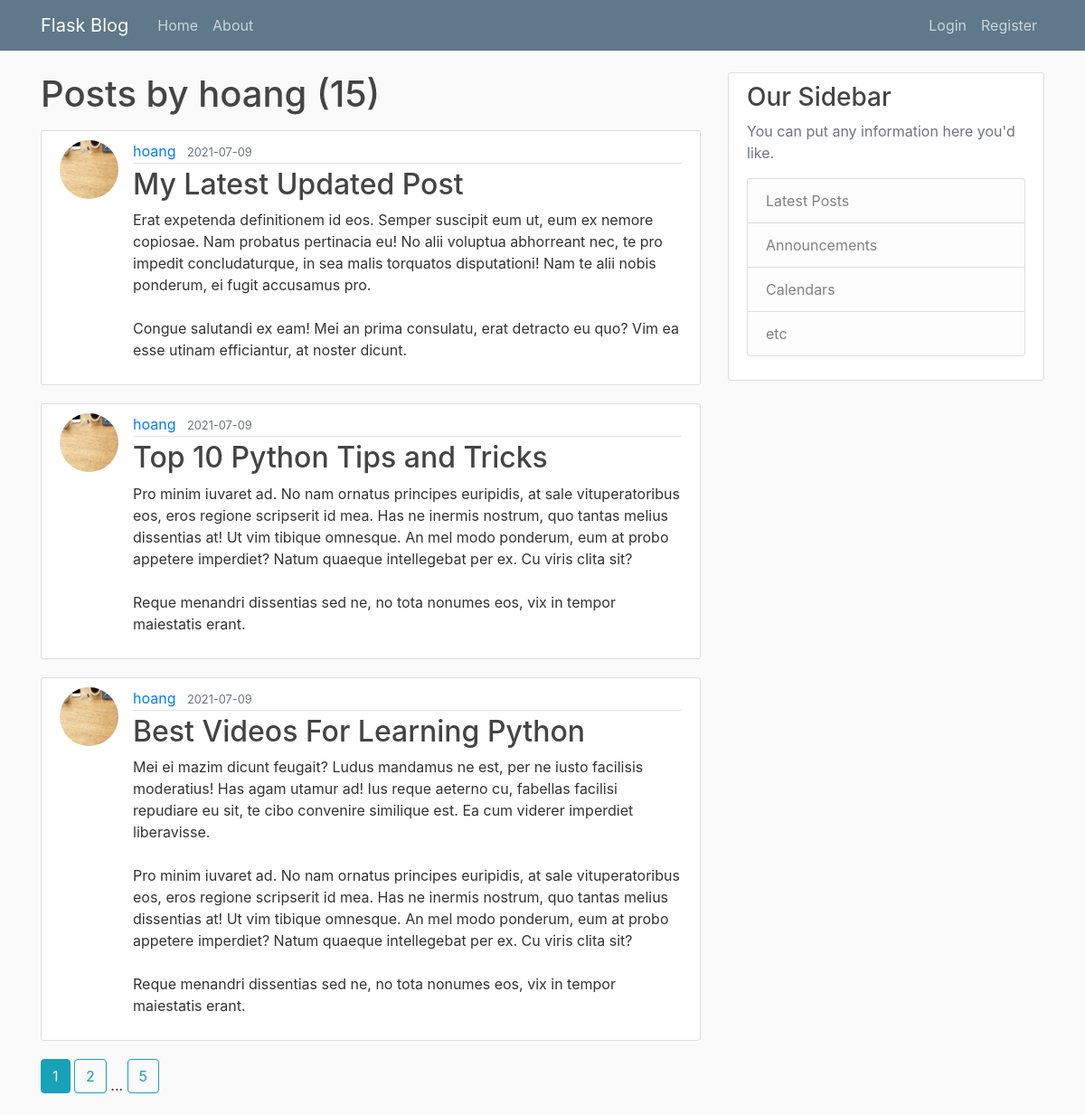
The page /user/hoang on the database its author committed.
### flaskblog/models.py (models this page shows, shortened)
class User(db.Model, UserMixin):
    id = db.Column(db.Integer, primary_key=True)
    username = db.Column(db.String(20), unique=True, nullable=False)
    email = db.Column(db.String(120), unique=True, nullable=False)
    image_file = db.Column(db.String(20), nullable=False, default='default.jpg')
    password = db.Column(db.String(60), nullable=False)
    posts = db.relationship('Post', backref='author', lazy=True)

class Post(db.Model):
    id = db.Column(db.Integer, primary_key=True)
    title = db.Column(db.String(100), nullable=True)
    date_posted = db.Column(db.DateTime, nullable=False, default=datetime.utcnow)
    content = db.Column(db.Text, nullable=False)
    user_id = db.Column(db.Integer, db.ForeignKey('user.id'), nullable=False)

### flaskblog/users/routes.py (the view)
@users.route('/user/<string:username>')
def user_post(username):
    page = request.args.get('page', 1, type=int)
    user = User.query.filter_by(username=username).first_or_404()
    posts = Post.query\
        .filter_by(author=user)\
        .order_by(Post.date_posted.desc())\
        .paginate(per_page=3, page=page)
    return render_template("user_posts.html", posts=posts, user=user)

### flaskblog/templates/user_posts.html
{% extends "layout.html" %}
{% block content %}
    <h1 class="mb-3">Posts by {{ user.username }} ({{ posts.total }})</h1>
    {% for post in posts.items %}
        <article class="media content-section">
            <img class="rounded-circle article-img"
                 src="{{ url_for('static', filename='profile_pics/' + post.author.image_file) }}">
            <div class="media-body">
                <div class="article-metadata">
                    <a class="mr-2" href="{{ url_for('users.user_post', username=post.author.username) }}">
                        {{ post.author.username }}
                    </a>
                    <small class="text-muted">{{ post.date_posted.strftime('%Y-%m-%d') }}</small>
                </div>
                <h2><a class="article-title" href="{{ url_for('posts.post', post_id=post.id) }}">{{ post.title }}</a></h2>
                <p class="article-content">{{ post.content }}</p>
            </div>
        </article>
    {% endfor %}
    {% for page_num in posts.iter_pages(left_edge=1, right_edge=1,
                                        left_current=1, right_current=2) %}
        {% if page_num %}
            {% if posts.page == page_num %}
                <a class="btn btn-info mb-4" href="{{ url_for('users.user_post', page=page_num, username=user.username) }}">
                    {{ page_num }}
                </a>
            {% else %}
                <a class="btn btn-outline-info mb-4" href="{{ url_for('users.user_post', page=page_num, username=user.username) }}">
                    {{ page_num }}
                </a>
            {% endif %}
        {% else %}
            ...
        {% endif %}
    {% endfor %}
{% endblock content %}

### flaskblog/static/main.css (style rules this page uses)
body { background: #fafafa; color: #333333; margin-top: 5rem; }
h1, h2, h3, h4, h5, h6 { color: #444444; }
.content-section { background: #ffffff; padding: 10px 20px; border: 1px solid #dddddd; border-radius: 3px; margin-bottom: 20px; }
.article-title { color: #444444; }
.article-content { white-space: pre-line; }
.article-img { height: 65px; width: 65px; margin-right: 16px; }
.article-metadata { padding-bottom: 1px; margin-bottom: 4px; border-bottom: 1px solid #e3e3e3 }

### rows shown on the page
User: username "hoang"
Post: image_file (picture), author.username "hoang", date_posted "2021-07-09", title "My Latest Updated Post", content "Erat expetenda definitionem id eos. Semper suscipit eum ut, eum ex nemore copiosae. Nam probatus pertinacia eu! No alii voluptua abhorreant nec, te pro impedit concludaturque, in sea malis torquatos disputationi! Nam te alii nobis ponderum, ei fugit accusamus pro. Congue salutandi ex eam! Mei an prima consulatu, erat detracto eu quo? Vim ea esse utinam efficiantur, at noster dicunt."
Post: image_file (picture), author.username "hoang", date_posted "2021-07-09", title "Top 10 Python Tips and Tricks", content "Pro minim iuvaret ad. No nam ornatus principes euripidis, at sale vituperatoribus eos, eros regione scripserit id mea. Has ne inermis nostrum, quo tantas melius dissentias at! Ut vim tibique omnesque. An mel modo ponderum, eum at probo appetere imperdiet? Natum quaeque intellegebat per ex. Cu viris clita sit? Reque menandri dissentias sed ne, no tota nonumes eos, vix in tempor maiestatis erant."
Post: image_file (picture), author.username "hoang", date_posted "2021-07-09", title "Best Videos For Learning Python", content "Mei ei mazim dicunt feugait? Ludus mandamus ne est, per ne iusto facilisis moderatius! Has agam utamur ad! Ius reque aeterno cu, fabellas facilisi repudiare eu sit, te cibo convenire similique est. Ea cum viderer imperdiet liberavisse. Pro minim iuvaret ad. No nam ornatus principes euripidis, at sale vituperatoribus eos, eros regione scripserit id mea. Has ne inermis nostrum, quo tantas melius dissentias at! Ut vim tibique omnesque. An mel modo ponderum, eum at probo appetere imperdiet? Natum quaeque intellegebat per ex. Cu viris clita sit? Reque menandri dissentias sed ne, no tota nonumes eos, vix in tempor maiestatis erant."

### other values the page prints
{{ posts.total }} "15"
{{ page_num }} "1"
{{ page_num }} "2" "5"
